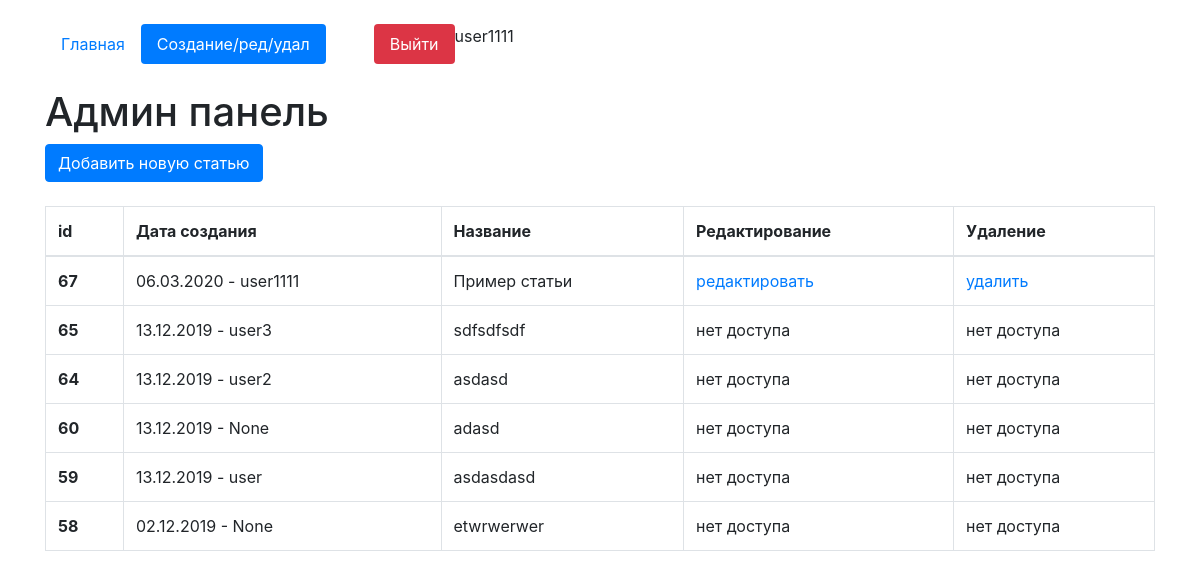
/edit-page (signed in), run on an earlier commit of the app's database.
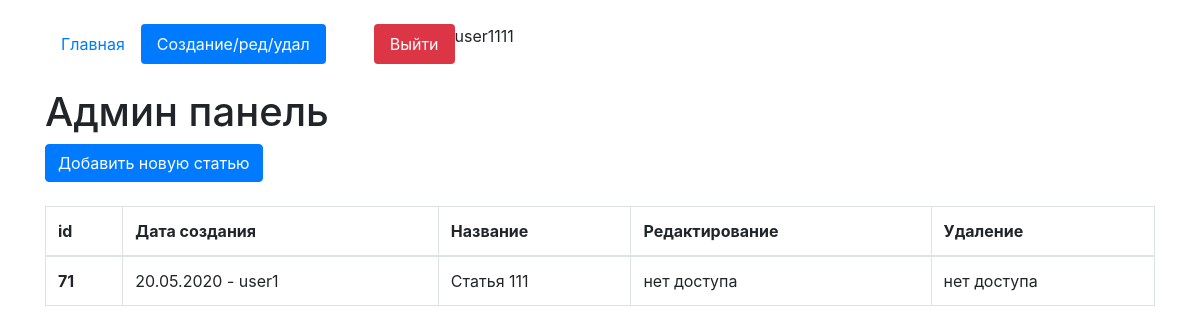
And on a later commit of the database.
### core/models.py (models this page shows, shortened)
class Articles(models.Model):
    author = models.ForeignKey(User, on_delete = models.CASCADE, verbose_name='Владелец статьи', blank = True, null = True )
    create_date = models.DateTimeField(auto_now=True)
    name = models.CharField(max_length=200, verbose_name='Название')
    text = models.TextField(verbose_name='Текст')
    class Meta:
        verbose_name='Статью'
        verbose_name_plural='Статьи'

### core/views.py (the view, shortened to what this page needs)
# urls.py: path('edit-page', views.ArticleCreateView.as_view(), name='edit_page'),
class ArticleCreateView(LoginRequiredMixin, CustomSuccessMessageMixin, CreateView):
    login_url = reverse_lazy('login_page')
    model = Articles
    template_name = 'edit_page.html'
    form_class = ArticleForm
    success_url = reverse_lazy('edit_page')
    success_msg = 'Запись создана'
    def get_context_data(self,**kwargs):
        kwargs['list_articles'] = Articles.objects.all().order_by('-id')
        return super().get_context_data(**kwargs)

### core/templates/edit_page.html (shortened to what this page needs)
{% extends 'index.html' %}
    {% block content %}
    <h1 class="mt-4">Админ панель</h1>
<button type="button" class="btn btn-primary" data-toggle="modal" data-target="#exampleModal">
  Добавить новую статью
</button>
    {% if update %}
    {% if success_update %}
    <p style="color:red">Запись обновлена</p>
    {% endif %}
    <p class="mt-4">Страница редактирования</p>
    <p><a href="{% url 'edit_page' %}">Вернуться назад</a></p>
    <form id="update_data" method="post">
            {% csrf_token %}
            {{form}}
        </form>
    <button form="update_data" type="submit" class="btn btn-primary">Обновить</button>
    {% else %}
    <table class="table table-bordered mt-4">
  <thead>
    <tr>
      <th scope="col">id</th>
      <th scope="col">Дата создания</th>
      <th scope="col">Название</th>
      <th scope="col">Редактирование</th>
      <th scope="col">Удаление</th>
    </tr>
  </thead>
  <tbody>
      {% for i in list_articles %}
    <tr {% if i.id|slugify == request.GET.id %} style="background:red" {% endif %}>
      <th>{{i.id}}</th>
      <td>{{i.create_date|date:'d.m.Y'}} - {{i.author}}</td>
      <td>{{i.name}}</td>
      <td>
          {% if request.user == i.author %}
          <a href="{% url 'update_page' i.id %}">редактировать</a>
          {% else %}
          нет доступа
          {% endif %}
          </td>
      <td>
          {% if request.user == i.author %}
          <a href="javascript:void()" onclick="delete_question{{i.id}}()">удалить</a>
          {% else %}
          нет доступа
            {% endif %}
          </td>
    </tr>
    {% endfor %}
  </tbody>
</table>
{% endif %}
   {% endblock %}

What changed in the data, as far as the page shows it:
removed Articles: id "67", create_date "06.03.2020", author "user1111", name "Пример статьи", shows "редактировать"
removed Articles: id "65", create_date "13.12.2019", author "user3", name "sdfsdfsdf", shows "нет доступа"
removed Articles: id "64", create_date "13.12.2019", author "user2", name "asdasd", shows "нет доступа"
removed Articles: id "60", create_date "13.12.2019", author "None", name "adasd", shows "нет доступа"
removed Articles: id "59", create_date "13.12.2019", author "user", name "asdasdasd", shows "нет доступа"
removed Articles: id "58", create_date "02.12.2019", author "None", name "etwrwerwer", shows "нет доступа"
added Articles: id "71", create_date "20.05.2020", author "user1", name "Статья 111", shows "нет доступа"
